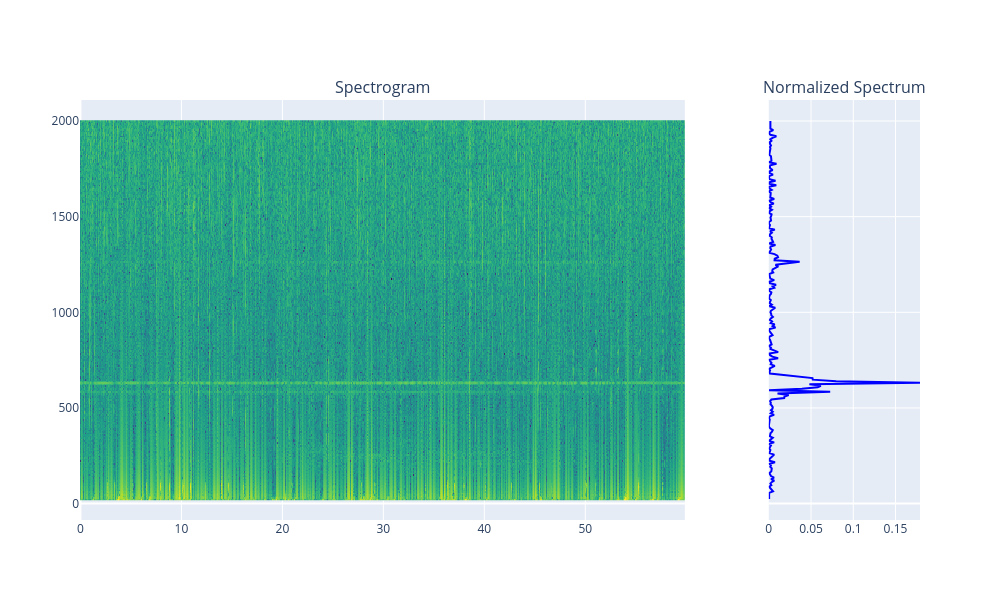

Notebook source saved alongside this figure:
### Code cell
F, T, Sxx, phase = ut.calc_spectrogram(data, fs, nperseg=fft_nperseg, percent_overlap=percent_overlap, window=window, remove_dc=remove_dc, crop_freq=2000)
pxx = ut.calc_welch_from_spectrogram(Sxx, normalization_window_size=normalization_window_size)

fig = make_subplots(rows=1, cols=2, column_widths=[0.8, 0.2], column_titles=["Spectrogram", "Normalized Spectrum"], shared_yaxes=True)
fig.add_trace(go.Heatmap(z=Sxx, x=T, y=F, colorscale='Viridis', showscale=False), row=1, col=1)
fig.add_trace(go.Scatter(x=pxx, y=F, mode='lines', name='Normalized Spectrum', marker_color='Blue', showlegend=False), row=1, col=2)
fig.update_layout(height=600, width=1000, font=dict(size=12))
fig.write_image("/Users/itamarmerfeld/Projects/UATR/results/frequency_analysis.svg")
fig.show()

### Figure 1 — Plotly figure (JSON) as saved in the notebook; plotly's stock layout.template omitted (floating-point values rounded to 4 significant figures; data arrays with more than 128 entries replaced by an {"elided": "..."} marker saying what was removed)
{"data": [{"colorscale": [[0, "#440154"], [0.1111, "#482878"], [0.2222, "#3e4989"], [0.3333, "#31688e"], [0.4444, "#26828e"], [0.5556, "#1f9e89"], [0.6667, "#35b779"], [0.7778, "#6ece58"], [0.8889, "#b5de2b"], [1, "#fde725"]], "showscale": false, "type": "heatmap", "x": {"elided": "639 float values"}, "xaxis": "x", "y": {"elided": "248 float values"}, "yaxis": "y", "z": {"elided": "248x639 float values"}}, {"marker": {"color": "Blue"}, "mode": "lines", "name": "Normalized Spectrum", "showlegend": false, "type": "scatter", "x": {"elided": "248 float values"}, "xaxis": "x2", "y": {"elided": "248 float values"}, "yaxis": "y2"}], "layout": {"annotations": [{"font": {"size": 16}, "showarrow": false, "text": "Spectrogram", "x": 0.36, "xanchor": "center", "xref": "paper", "y": 1, "yanchor": "bottom", "yref": "paper"}, {"font": {"size": 16}, "showarrow": false, "text": "Normalized Spectrum", "x": 0.91, "xanchor": "center", "xref": "paper", "y": 1, "yanchor": "bottom", "yref": "paper"}], "font": {"size": 12}, "height": 600, "width": 1000, "xaxis": {"anchor": "y", "domain": [0, 0.72]}, "xaxis2": {"anchor": "y2", "domain": [0.82, 1]}, "yaxis": {"anchor": "x", "domain": [0, 1]}, "yaxis2": {"anchor": "x2", "domain": [0, 1], "matches": "y", "showticklabels": false}}}
